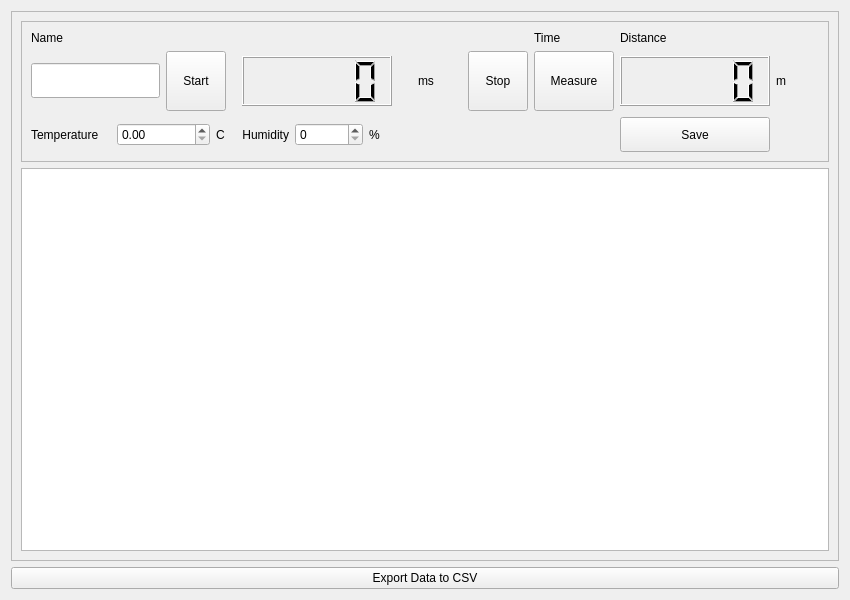
<?xml version="1.0" encoding="UTF-8"?>
<ui version="4.0">
 <class>Widget</class>
 <widget class="QWidget" name="Widget">
  <property name="geometry">
   <rect>
    <x>0</x>
    <y>0</y>
    <width>850</width>
    <height>600</height>
   </rect>
  </property>
  <property name="windowTitle">
   <string>Form</string>
  </property>
  <layout class="QGridLayout" name="gridLayout">
   <item row="0" column="0">
    <widget class="QFrame" name="frame">
     <property name="frameShape">
      <enum>QFrame::StyledPanel</enum>
     </property>
     <property name="frameShadow">
      <enum>QFrame::Raised</enum>
     </property>
     <layout class="QGridLayout" name="gridLayout_3">
      <item row="2" column="0">
       <widget class="QTableWidget" name="tableWidget"/>
      </item>
      <item row="0" column="0">
       <widget class="QFrame" name="frame_2">
        <property name="frameShape">
         <enum>QFrame::StyledPanel</enum>
        </property>
        <property name="frameShadow">
         <enum>QFrame::Raised</enum>
        </property>
        <layout class="QGridLayout" name="gridLayout_2">
         <item row="0" column="0">
          <widget class="QLabel" name="label_5">
           <property name="maximumSize">
            <size>
             <width>16777215</width>
             <height>40</height>
            </size>
           </property>
           <property name="text">
            <string>Name</string>
           </property>
          </widget>
         </item>
         <item row="0" column="9">
          <widget class="QLabel" name="label_4">
           <property name="maximumSize">
            <size>
             <width>16777215</width>
             <height>40</height>
            </size>
           </property>
           <property name="text">
            <string>Time</string>
           </property>
          </widget>
         </item>
         <item row="0" column="10">
          <widget class="QLabel" name="label_3">
           <property name="maximumSize">
            <size>
             <width>16777215</width>
             <height>40</height>
            </size>
           </property>
           <property name="text">
            <string>Distance</string>
           </property>
          </widget>
         </item>
         <item row="1" column="0" colspan="2">
          <widget class="QLineEdit" name="lineEdit_name">
           <property name="minimumSize">
            <size>
             <width>0</width>
             <height>35</height>
            </size>
           </property>
           <property name="maximumSize">
            <size>
             <width>16777215</width>
             <height>35</height>
            </size>
           </property>
          </widget>
         </item>
         <item row="1" column="2" colspan="2">
          <widget class="QPushButton" name="pushButton_start">
           <property name="minimumSize">
            <size>
             <width>60</width>
             <height>60</height>
            </size>
           </property>
           <property name="maximumSize">
            <size>
             <width>60</width>
             <height>60</height>
            </size>
           </property>
           <property name="text">
            <string>Start</string>
           </property>
          </widget>
         </item>
         <item row="1" column="4" colspan="3">
          <widget class="QLCDNumber" name="lcdNumber_time">
           <property name="minimumSize">
            <size>
             <width>150</width>
             <height>50</height>
            </size>
           </property>
           <property name="maximumSize">
            <size>
             <width>150</width>
             <height>50</height>
            </size>
           </property>
           <property name="smallDecimalPoint">
            <bool>false</bool>
           </property>
           <property name="value" stdset="0">
            <double>0.000000000000000</double>
           </property>
          </widget>
         </item>
         <item row="1" column="7">
          <widget class="QLabel" name="label_9">
           <property name="text">
            <string>ms</string>
           </property>
          </widget>
         </item>
         <item row="1" column="8">
          <widget class="QPushButton" name="pushButton_stop">
           <property name="minimumSize">
            <size>
             <width>60</width>
             <height>60</height>
            </size>
           </property>
           <property name="maximumSize">
            <size>
             <width>60</width>
             <height>60</height>
            </size>
           </property>
           <property name="text">
            <string>Stop</string>
           </property>
          </widget>
         </item>
         <item row="1" column="9">
          <widget class="QPushButton" name="pushButton_measure">
           <property name="minimumSize">
            <size>
             <width>80</width>
             <height>60</height>
            </size>
           </property>
           <property name="maximumSize">
            <size>
             <width>60</width>
             <height>60</height>
            </size>
           </property>
           <property name="text">
            <string>Measure</string>
           </property>
          </widget>
         </item>
         <item row="1" column="10">
          <widget class="QLCDNumber" name="lcdNumber_distance">
           <property name="minimumSize">
            <size>
             <width>150</width>
             <height>50</height>
            </size>
           </property>
           <property name="maximumSize">
            <size>
             <width>150</width>
             <height>50</height>
            </size>
           </property>
          </widget>
         </item>
         <item row="1" column="11">
          <widget class="QLabel" name="label_8">
           <property name="text">
            <string>m</string>
           </property>
          </widget>
         </item>
         <item row="2" column="0">
          <widget class="QLabel" name="label">
           <property name="minimumSize">
            <size>
             <width>80</width>
             <height>0</height>
            </size>
           </property>
           <property name="maximumSize">
            <size>
             <width>80</width>
             <height>16777215</height>
            </size>
           </property>
           <property name="text">
            <string>Temperature</string>
           </property>
          </widget>
         </item>
         <item row="2" column="1" colspan="2">
          <widget class="QDoubleSpinBox" name="doubleSpinBox_temp"/>
         </item>
         <item row="2" column="3">
          <widget class="QLabel" name="label_6">
           <property name="minimumSize">
            <size>
             <width>20</width>
             <height>0</height>
            </size>
           </property>
           <property name="maximumSize">
            <size>
             <width>20</width>
             <height>16777215</height>
            </size>
           </property>
           <property name="text">
            <string>C</string>
           </property>
          </widget>
         </item>
         <item row="2" column="4">
          <widget class="QLabel" name="label_2">
           <property name="text">
            <string>Humidity</string>
           </property>
           <property name="alignment">
            <set>Qt::AlignRight|Qt::AlignTrailing|Qt::AlignVCenter</set>
           </property>
          </widget>
         </item>
         <item row="2" column="5">
          <widget class="QSpinBox" name="spinBox_humidity">
           <property name="minimumSize">
            <size>
             <width>68</width>
             <height>0</height>
            </size>
           </property>
           <property name="maximumSize">
            <size>
             <width>68</width>
             <height>16777215</height>
            </size>
           </property>
          </widget>
         </item>
         <item row="2" column="6">
          <widget class="QLabel" name="label_7">
           <property name="text">
            <string>%</string>
           </property>
          </widget>
         </item>
         <item row="2" column="10">
          <widget class="QPushButton" name="pushButton_save">
           <property name="minimumSize">
            <size>
             <width>0</width>
             <height>35</height>
            </size>
           </property>
           <property name="maximumSize">
            <size>
             <width>16777215</width>
             <height>35</height>
            </size>
           </property>
           <property name="text">
            <string>Save</string>
           </property>
          </widget>
         </item>
        </layout>
       </widget>
      </item>
     </layout>
    </widget>
   </item>
   <item row="1" column="0">
    <widget class="QPushButton" name="pushButton_export_data">
     <property name="text">
      <string>Export Data to CSV</string>
     </property>
    </widget>
   </item>
  </layout>
 </widget>
 <resources/>
 <connections/>
</ui>
